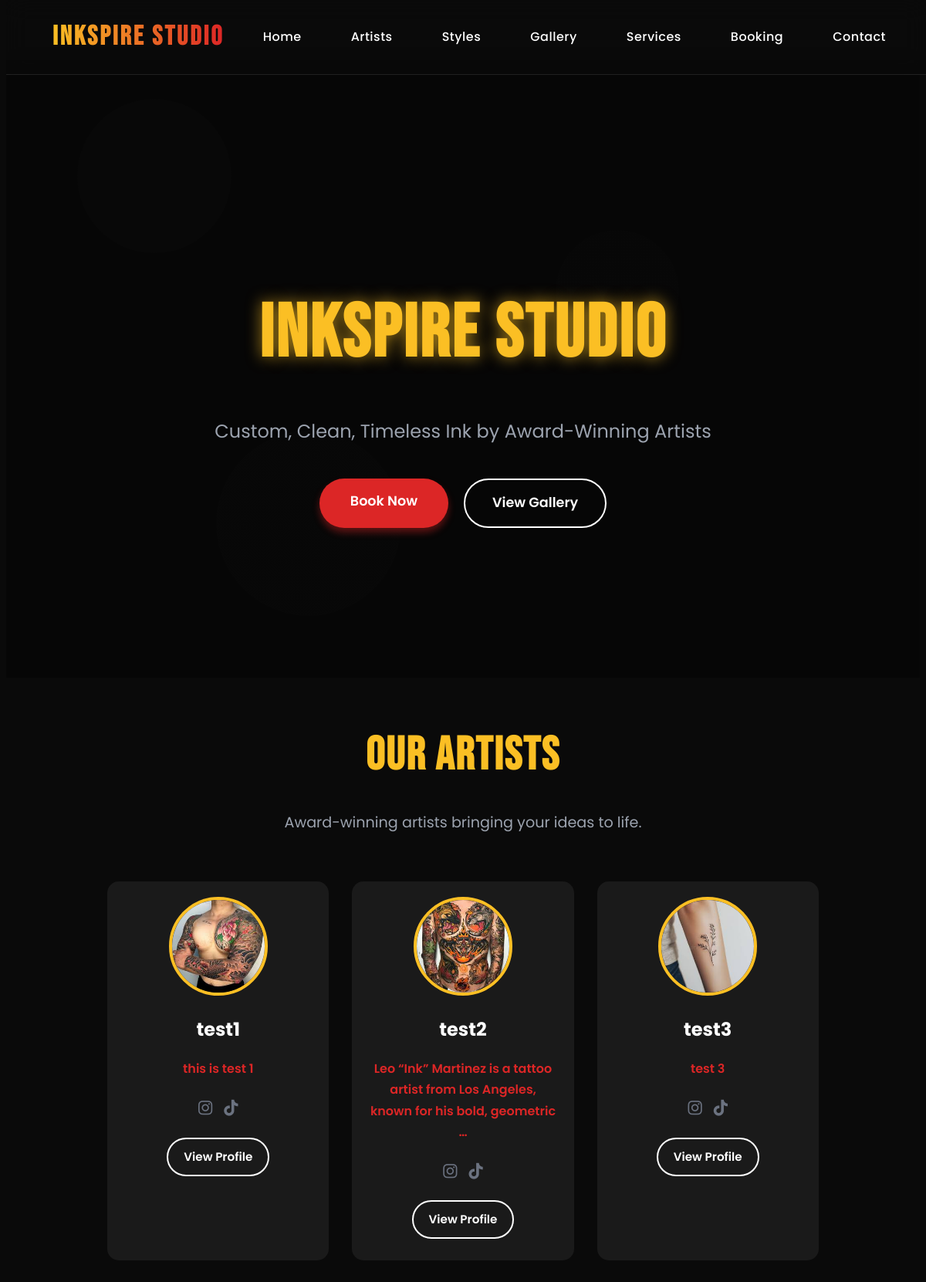
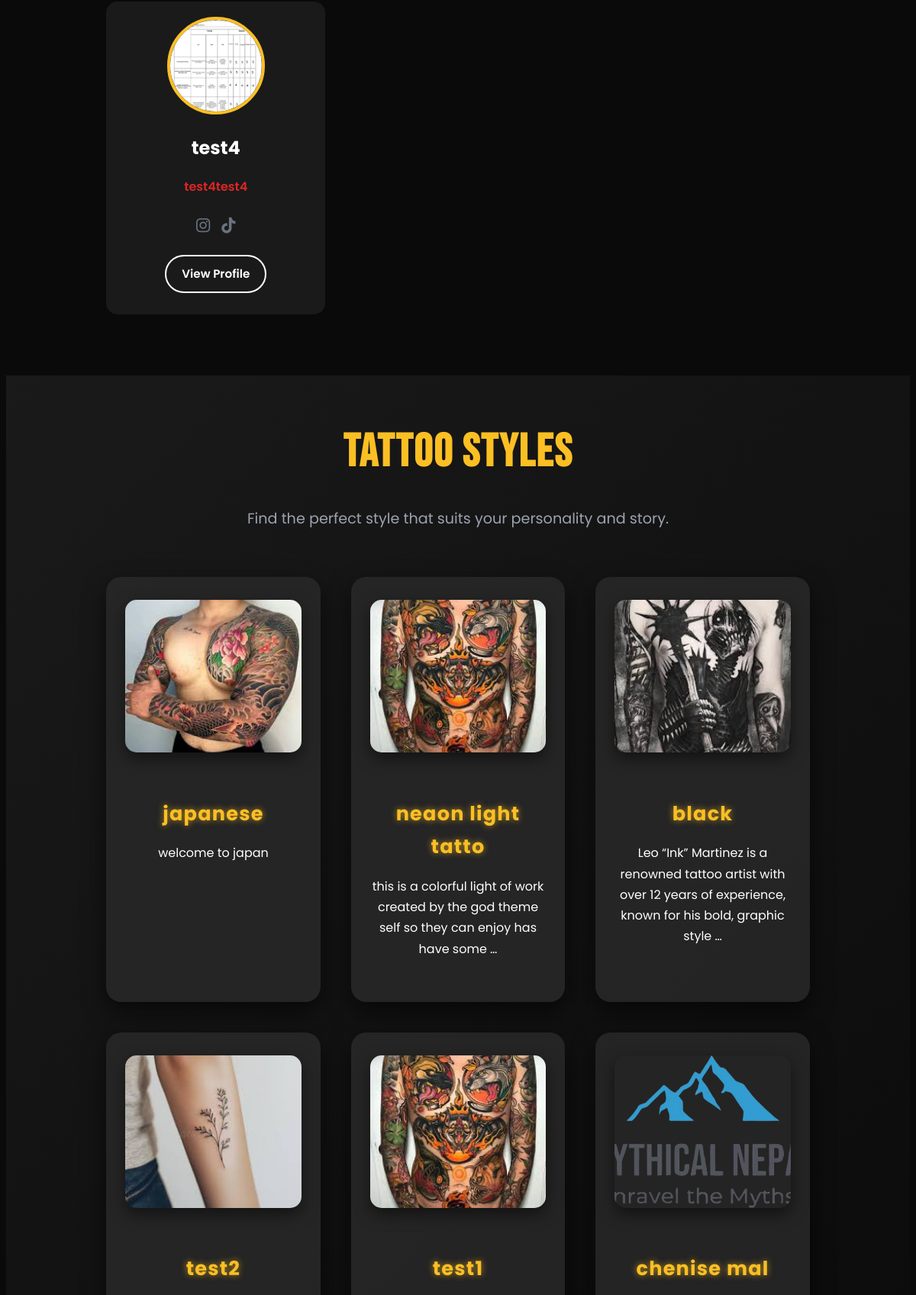
The page / (upper part) on the database its author committed (2 pictures, top to bottom).
### dashboard/models.py (models this page shows, shortened)
class Artist(models.Model):
    name = models.CharField(max_length=100)
    bio = models.TextField(validators=[MaxLengthValidator(600)])  # limit bio to 300 chars
    image = models.ImageField(upload_to='artists/')
    instagram = models.URLField(blank=True, null=True)
    tiktok = models.URLField(blank=True, null=True)
    created_at = models.DateTimeField(auto_now_add=True)
    show_on_homepage = models.BooleanField(default=False)

class TattooStyle(models.Model):
    name = models.CharField(max_length=100)
    description = models.TextField()
    image = models.ImageField(upload_to='style_images/')
    show_on_homepage = models.BooleanField(default=False)

### dashboard/views.py (the view, shortened to what this page needs)
# urls.py: path('', views.home, name='home'),
def home(request):
    booking_form = BookingForm()
    contact_form = ContactForm()
    artists = Artist.objects.filter(show_on_homepage=True)[:8]
    styles = TattooStyle.objects.filter(show_on_homepage=True)[:8]
    gallery_images = GalleryImage.objects.filter(show_on_homepage=True)[:12]
    testimonials = Testimonial.objects.filter(show_on_homepage=True)[:5]
    return render(request, 'index.html', {
        'artists': artists,
        'styles': styles,
        'gallery_images': gallery_images,
        'testimonials': testimonials,
        'form': booking_form,
        'contact_form': contact_form
    })

### dashboard/templates/index.html (shortened to what this page needs)
{% extends "base.html" %}
{% load static %}
{% block content %}
<section class="hero">
  <div class="hero-content">
    <h1>Inkspire Studio</h1>
    <p>Custom, Clean, Timeless Ink by Award-Winning Artists</p>
    <div class="cta-buttons">
      <a href="{% url 'booking' %}" class="btn btn-primary">Book Now</a>
      <a href="{% url 'gallery' %}" class="btn btn-outline">View Gallery</a>
    </div>
  </div>
</section>
<section class="section" id="artists">
  <div class="container">
    <h2 class="section-title">Our Artists</h2>
    <p class="section-subtitle">Award-winning artists bringing your ideas to life.</p>
    <div class="artists-grid">
      {% for artist in artists %}
        <div class="artist-card">
          <div class="artist-image">
            <img src="{{ artist.image.url }}" alt="{{ artist.name }}">
          </div>
          <h3 class="artist-name">{{ artist.name }}</h3>
          <p class="artist-specialty">{{ artist.bio|truncatewords:15 }}</p>
          <div class="social-icons">
            {% if artist.instagram %}
            <a href="{{ artist.instagram }}" target="_blank"><i class="fab fa-instagram"></i></a>
            {% endif %}
            {% if artist.tiktok %}
            <a href="{{ artist.tiktok }}" target="_blank"><i class="fab fa-tiktok"></i></a>
            {% endif %}
          </div>
          <a href="{% url 'artist_detail' artist.id %}" class="btn btn-outline">View Profile</a>
        </div>
      {% empty %}
        <p>No artists added yet. Check back soon!</p>
      {% endfor %}
    </div>
  </div>
</section>
<section class="section styles-section" id="styles">
  <div class="container">
    <h2 class="section-title">Tattoo Styles</h2>
    <p class="section-subtitle">Find the perfect style that suits your personality and story.</p>
    <div class="styles-grid">
      {% for style in styles %}
        <article class="style-card">
          <img src="{{ style.image.url }}" alt="{{ style.name }}">
          <h3>{{ style.name }}</h3>
          <p>{{ style.description|truncatewords:20 }}</p>
        </article>
      {% empty %}
        <p>No tattoo styles available at the moment.</p>
      {% endfor %}
    </div>
  </div>
</section>
{% endblock %}

### dashboard/templates/base.html (shortened to what this page needs)
{% load static %}
<!DOCTYPE html>
<html lang="en">
<head>
    <link rel="stylesheet" href="https://cdnjs.cloudflare.com/ajax/libs/font-awesome/6.5.2/css/all.min.css">
    <link rel="stylesheet" href="{% static 'css/style.css' %}" />
</head>
<body>
    <nav class="navbar" id="navbar">
        <div class="container">
            <div class="nav-container">
                <a href="{% url 'home' %}" class="logo">INKSPIRE STUDIO</a>
                <ul class="nav-links">
                    <li><a href="{% url 'home' %}">Home</a></li>
                    <li><a href="{% url 'artists' %}">Artists</a></li>
                    <li><a href="{% url 'styles' %}">Styles</a></li>
                    <li><a href="{% url 'gallery' %}">Gallery</a></li>
                    <li><a href="{% url 'services' %}">Services</a></li>
                    <li><a href="{% url 'booking' %}">Booking</a></li>
                    <li><a href="{% url 'contact' %}">Contact</a></li>
                </ul>
            </div>
        </div>
    </nav>
    <main>
        {% block content %}{% endblock %}
    </main>
</body>
</html>

### rows shown on the page
Artist: image (picture), name "test1", bio "this is test 1"
Artist: image (picture), name "test2", bio "Leo “Ink” Martinez is a tattoo artist from Los Angeles, known for his bold, geometric …"
Artist: image (picture), name "test3", bio "test 3"
Artist: image (picture), name "test4", bio "test4test4"
TattooStyle: image (picture), name "japanese", description "welcome to japan"
TattooStyle: image (picture), name "neaon light tatto", description "this is a colorful light of work created by the god theme self so they can enjoy has have some …"
TattooStyle: image (picture), name "black", description "Leo “Ink” Martinez is a renowned tattoo artist with over 12 years of experience, known for his bold, graphic style …"
TattooStyle: image (picture), name "test2"
TattooStyle: image (picture), name "test1"
TattooStyle: image (picture), name "chenise mal"
